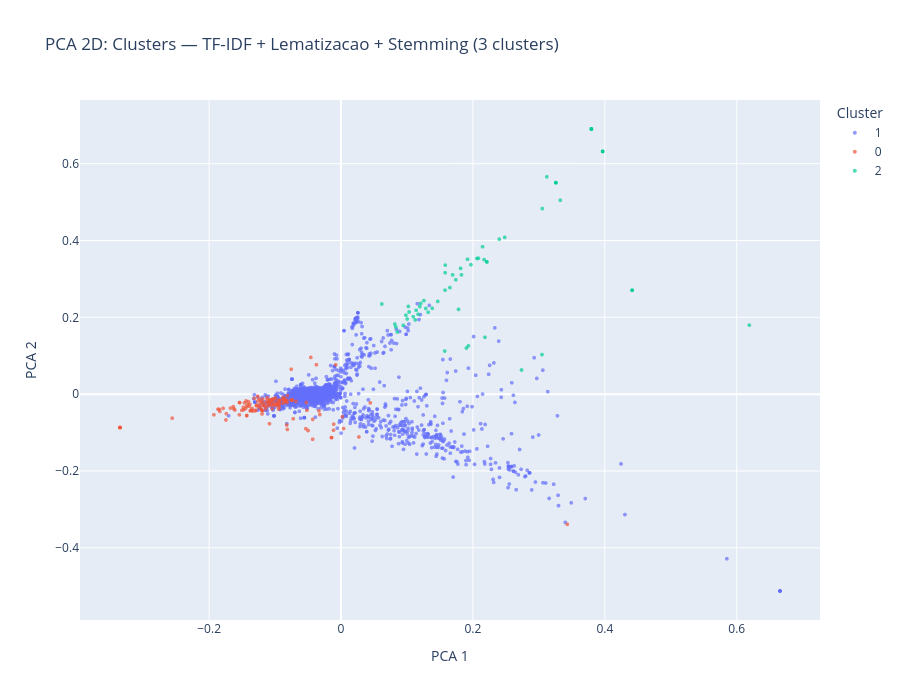

Notebook cell for this chart:
### Markdown cell above
visualização 2d com pca e t-sne

### Code cell
pca_2d = PCA(n_components=2, random_state=seed)
vetores_pca = pca_2d.fit_transform(vetores_centralizados)

var_exp = pca_2d.explained_variance_ratio_
print(f'Variancia explicada: PC1={var_exp[0]:.2%}, PC2={var_exp[1]:.2%}')
print(f'Variancia total explicada (2 PCs): {var_exp.sum():.2%}')

plot_df_pca = pd.DataFrame({
    'PCA 1': vetores_pca[:, 0],
    'PCA 2': vetores_pca[:, 1],
    'Cluster': df_cluster['Cluster'].astype(str),
    'Tweet': [t.replace('\n', ' ')[:60] + ('...' if len(t) > 60 else '') for t in documentos]
})

fig_pca = px.scatter(
    plot_df_pca, x='PCA 1', y='PCA 2', color='Cluster',
    title=f'PCA 2D: Clusters — TF-IDF + Lematizacao + Stemming ({num_clusters} clusters)',
    hover_data={'PCA 1': ':.2f', 'PCA 2': ':.2f', 'Cluster': True, 'Tweet': True},
    width=900, height=700
)
fig_pca.update_traces(marker=dict(size=4, opacity=0.7))
fig_pca.show()

### Figure 1 — Plotly figure (JSON) as saved in the notebook; plotly's stock layout.template omitted (floating-point values rounded to 4 significant figures; data arrays with more than 128 entries replaced by an {"elided": "..."} marker saying what was removed)
{"data": [{"customdata": {"elided": "2115x2 str values"}, "hovertemplate": "Cluster=%{customdata[0]}<br>PCA 1=%{x:.2f}<br>PCA 2=%{y:.2f}<br>Tweet=%{customdata[1]}<extra></extra>", "legendgroup": "1", "marker": {"color": "#636efa", "opacity": 0.7, "size": 4, "symbol": "circle"}, "mode": "markers", "name": "1", "showlegend": true, "type": "scattergl", "x": {"elided": "2115 float values"}, "xaxis": "x", "y": {"elided": "2115 float values"}, "yaxis": "y"}, {"customdata": {"elided": "152x2 str values"}, "hovertemplate": "Cluster=%{customdata[0]}<br>PCA 1=%{x:.2f}<br>PCA 2=%{y:.2f}<br>Tweet=%{customdata[1]}<extra></extra>", "legendgroup": "0", "marker": {"color": "#EF553B", "opacity": 0.7, "size": 4, "symbol": "circle"}, "mode": "markers", "name": "0", "showlegend": true, "type": "scattergl", "x": {"elided": "152 float values"}, "xaxis": "x", "y": {"elided": "152 float values"}, "yaxis": "y"}, {"customdata": {"elided": "86x2 str values"}, "hovertemplate": "Cluster=%{customdata[0]}<br>PCA 1=%{x:.2f}<br>PCA 2=%{y:.2f}<br>Tweet=%{customdata[1]}<extra></extra>", "legendgroup": "2", "marker": {"color": "#00cc96", "opacity": 0.7, "size": 4, "symbol": "circle"}, "mode": "markers", "name": "2", "showlegend": true, "type": "scattergl", "x": [0.3795, 0.3795, 0.3795, 0.3795, 0.3795, 0.3795, 0.3795, 0.3795, 0.3795, 0.3795, 0.3795, 0.3795, 0.3795, 0.3795, 0.3795, 0.3795, 0.3795, 0.3795, 0.3795, 0.3795, 0.3795, 0.4414, 0.1095, 0.3258, 0.1169, 0.24, 0.4414, 0.1692, 0.1003, 0.3047, 0.3968, 0.2183, 0.1467, 0.3052, 0.1572, 0.0619, 0.6191, 0.3325, 0.3121, 0.3258, 0.197, 0.3258, 0.1196, 0.1286, 0.3258, 0.1383, 0.2212, 0.1125, 0.1931, 0.1579, 0.2212, 0.1257, 0.3968, 0.2482, 0.3968, 0.1827, 0.2169, 0.3258, 0.1782, 0.1918, 0.1208, 0.09437, 0.4414, 0.08162, 0.3968, 0.2737, 0.3795, 0.1322, 0.1581, 0.3968, 0.2083, 0.1812, 0.1901, 0.2061, 0.09839, 0.1032, 0.08528, 0.1021, 0.3968, 0.1741, 0.3258, 0.1139, 0.2146, 0.1577, 0.1651, 0.08312], "xaxis": "x", "y": [0.6903, 0.6903, 0.6903, 0.6903, 0.6903, 0.6903, 0.6903, 0.6903, 0.6903, 0.6903, 0.6903, 0.6903, 0.6903, 0.6903, 0.6903, 0.6903, 0.6903, 0.6903, 0.6903, 0.6903, 0.6903, 0.2706, 0.2015, 0.5505, 0.2079, 0.4037, 0.2706, 0.3105, 0.1957, 0.1031, 0.6319, 0.148, 0.2414, 0.4832, 0.1122, 0.2348, 0.1798, 0.5048, 0.5657, 0.5505, 0.337, 0.5505, 0.228, 0.2231, 0.5505, 0.2235, 0.3442, 0.1932, 0.1256, 0.3162, 0.3442, 0.2436, 0.6319, 0.4081, 0.6319, 0.3105, 0.3502, 0.5505, 0.2206, 0.3511, 0.2364, 0.1792, 0.2706, 0.1824, 0.6319, 0.06299, 0.6903, 0.2133, 0.336, 0.6319, 0.3539, 0.3274, 0.12, 0.3532, 0.2056, 0.214, 0.1619, 0.2284, 0.6319, 0.2979, 0.5505, 0.2185, 0.3839, 0.2707, 0.2774, 0.1749], "yaxis": "y"}], "layout": {"height": 700, "legend": {"title": {"text": "Cluster"}, "tracegroupgap": 0}, "title": {"text": "PCA 2D: Clusters — TF-IDF + Lematizacao + Stemming (3 clusters)"}, "width": 900, "xaxis": {"anchor": "y", "domain": [0, 1], "title": {"text": "PCA 1"}}, "yaxis": {"anchor": "x", "domain": [0, 1], "title": {"text": "PCA 2"}}}}
